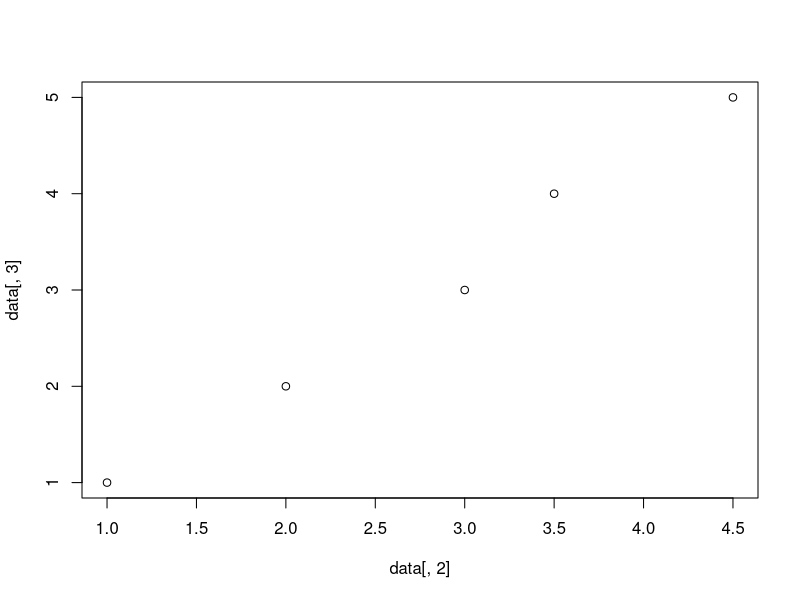
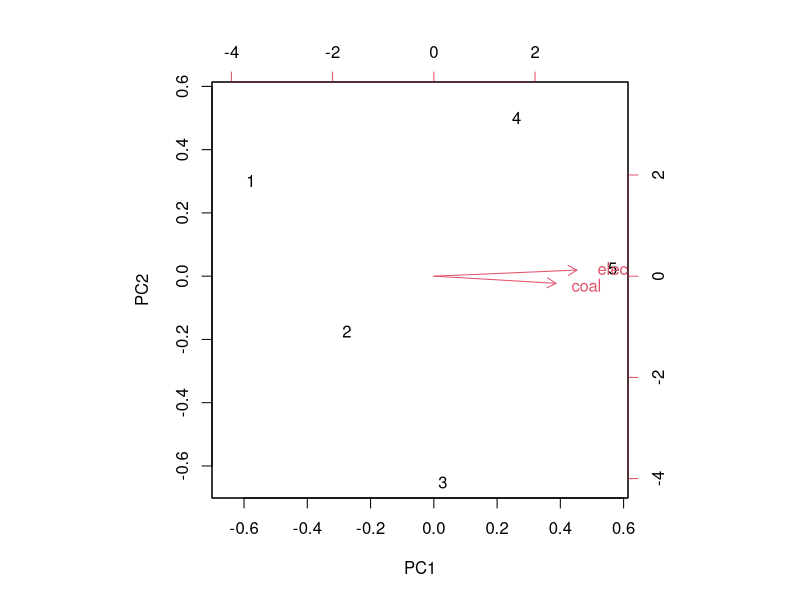
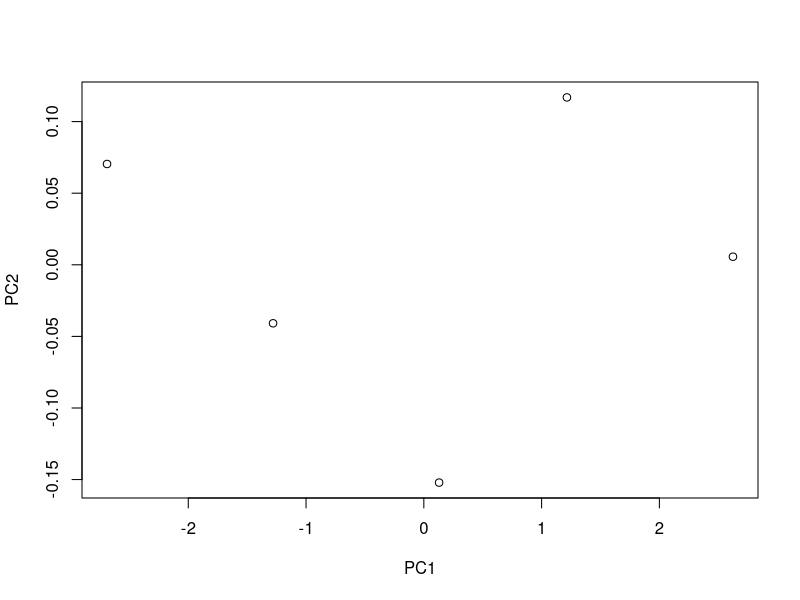
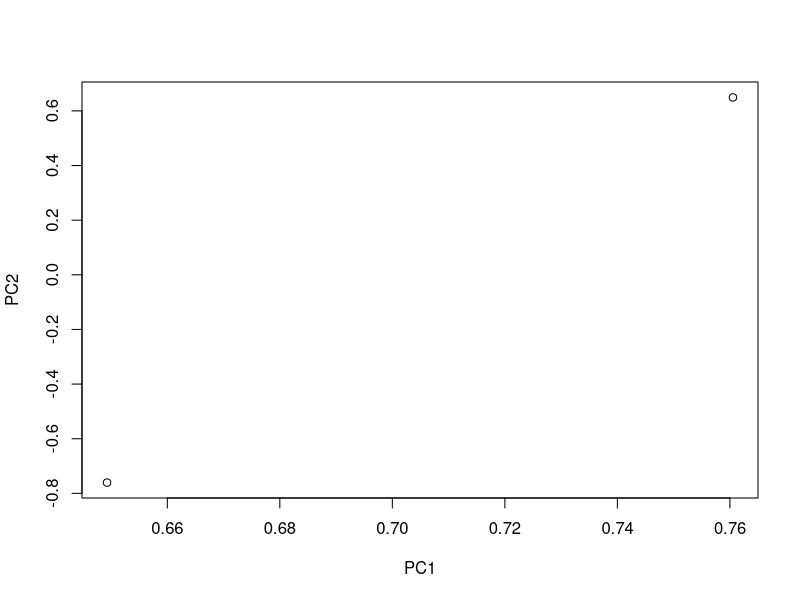

Reproduce these figures in R, in order.
#Mess with PCA

#data <- data.frame(ttwa = c(1:5), coal = c(1,2,3,3.5,4.5), elec = c(1:5), agri = c(1:5))
data <- data.frame(ttwa = c(1:5), coal = c(1,2,3,3.5,4.5), elec = c(1:5))

#data <- data.frame(ttwa = c(1:5), coal = rep(1,times=5), elec = rep(1,times=5), agri = rep(1,times=5))


#plot(data$coal, data$elec)

data <- as.matrix(data)

plot(data[,2], data[,3])

data.pca <- prcomp(data[,2:3])
                   
summary(data.pca)

print(data.pca)

biplot(data.pca, expand = 1)

data.pca$rotation
data.pca$x

results <- data.pca$x
resultsr <- data.pca$rotation

plot(results)
plot(resultsr)
